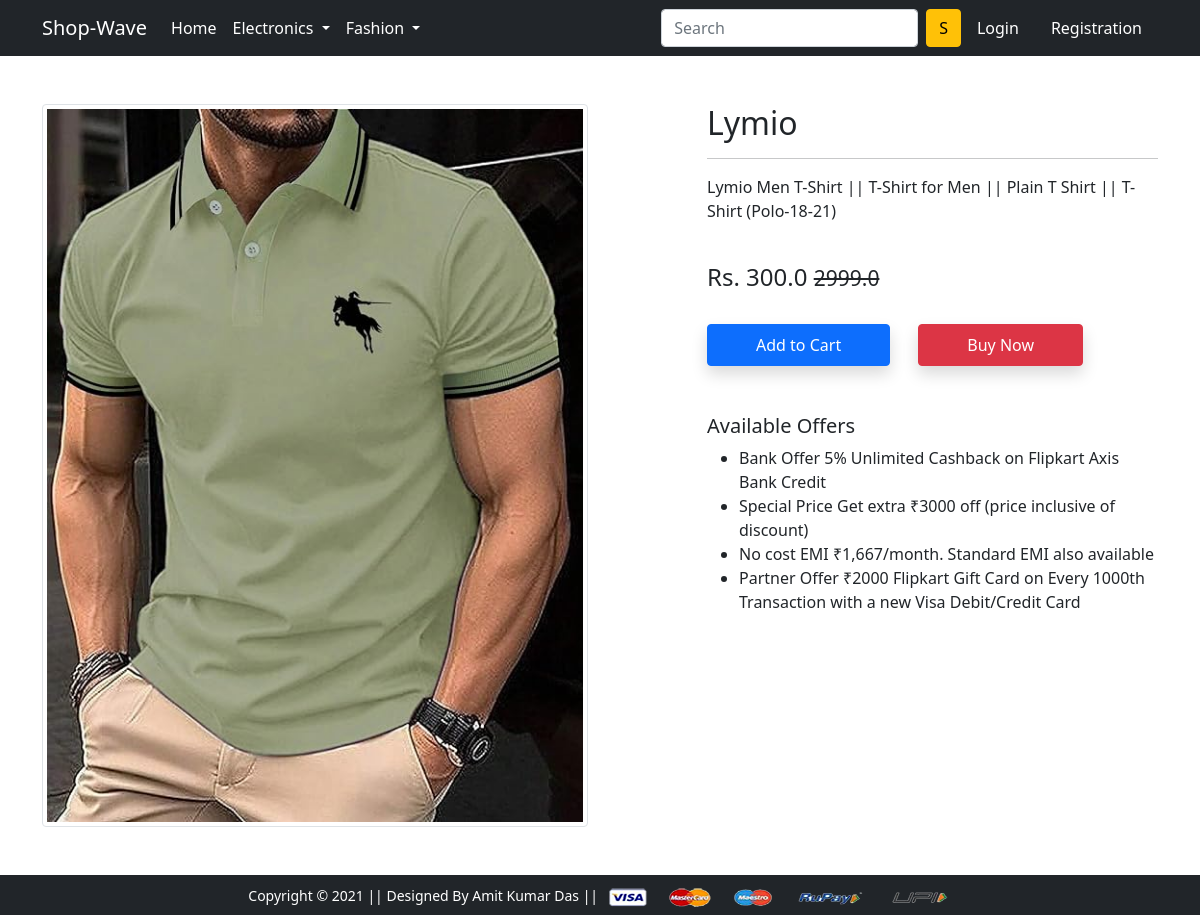
Screenshot of /product-detail/1/ with the database file from the repository.
### app/models.py (models this page shows, shortened)
class Product(models.Model):
 title = models.CharField(max_length=100)
 selling_price = models.FloatField()
 discounted_price = models.FloatField()
 description = models.TextField()
 brand = models.CharField(max_length=100)
 category = models.CharField( choices=CATEGORY_CHOICES, max_length=2)
 product_image = models.ImageField(upload_to='productimg')

### app/views.py (the view)
# urls.py: path('product-detail/<int:pk>/', views.ProductDetailView.as_view(), name='product-detail'),
class ProductDetailView(View):
	def get(self, request, pk):
		totalitem = 0
		product = Product.objects.get(pk=pk)
		print(product.id)
		item_already_in_cart=False
		if request.user.is_authenticated:
			totalitem = len(Cart.objects.filter(user=request.user))
			item_already_in_cart = Cart.objects.filter(Q(product=product.id) & Q(user=request.user)).exists()
		return render(request, 'app/productdetail.html', {'product':product, 'item_already_in_cart':item_already_in_cart, 'totalitem':totalitem})

### app/templates/app/productdetail.html (shortened to what this page needs)
{% extends 'app/base.html' %}
{% load static %}
{% block main-content %}
<div class="container my-5">
 <div class="row">
  <div class="col-sm-6 text-center align-self-center">
   <img src="{{product.product_image.url}}" alt="" class="img-fluid img-thumbnail">
  </div>
  <div class="col-sm-5 offset-sm-1">
   <h2>{{product.title}}</h2>
   <hr>
   <p>{{product.description}}</p> <br>
   <h4>Rs. {{product.discounted_price}} <small class="fw-light text-decoration-line-through">{{product.selling_price}}</small></h4> <br>
   {% if not request.user.is_authenticated %}
     <form action="/add-to-cart" class="d-inline">
      <button type="submit" class="btn btn-primary shadow px-5 py-2">Add to Cart</button>
     </form>
   {% endif %}
   <a href="{% url 'checkout' %}" class="btn btn-danger shadow px-5 py-2 ms-4">Buy Now</a>
   <h5 class="mt-5">Available Offers</h5>
   <ul>
    <li>Bank Offer 5% Unlimited Cashback on Flipkart Axis Bank Credit</li>
    <li>Special Price Get extra ₹3000 off (price inclusive of discount)</li>
    <li>No cost EMI ₹1,667/month. Standard EMI also available</li>
    <li>Partner Offer ₹2000 Flipkart Gift Card on Every 1000th Transaction with a new Visa Debit/Credit Card</li>
   </ul>
  </div>
 </div>
</div>
{% endblock main-content %}

### rows the page displays
Product: product_image (picture), title "Lymio", description "Lymio Men T-Shirt || T-Shirt for Men || Plain T Shirt || T-Shirt (Polo-18-21)", discounted_price "300.0", selling_price "2999.0"
